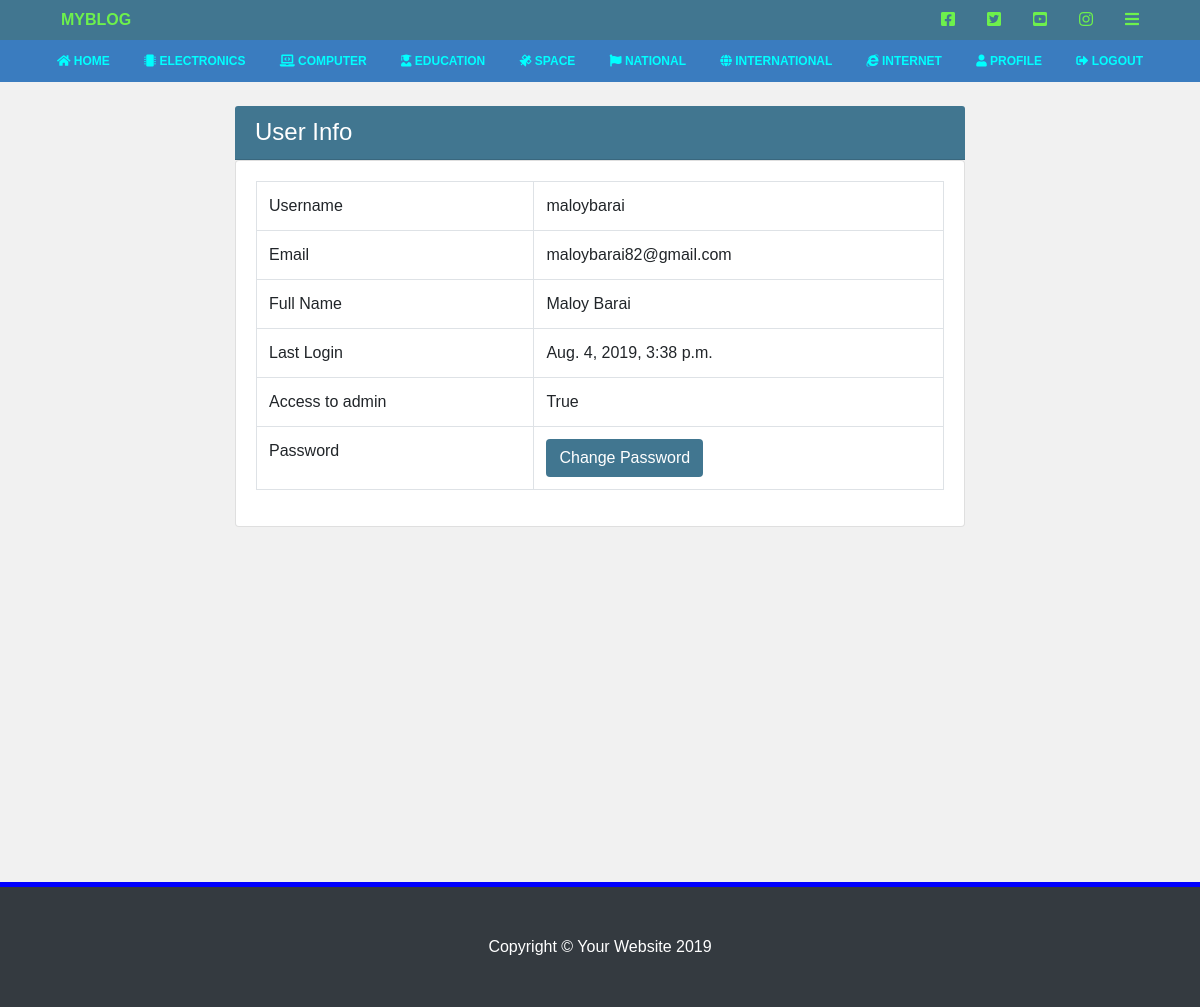
/accounts/profile/ (signed in), run on the app's committed database.
### blog/models.py (models this page shows)
class Category(models.Model):
	name = models.CharField(max_length=100)
	icon = models.CharField(max_length=50, null=True)
	def __str__(self): return self.name

### blog/views.py (the view)
# urls.py: path('accounts/profile/', views.profile, name='profile'),
def profile(request):
    if not request.user.is_authenticated:
        return redirect('/accounts/login/?next=/profile')
    context = request.context
    context['title'] = 'Your profile'
    return render(request, 'profile.html', context)

### blog/templates/profile.html (shortened to what this page needs)
{% extends 'layouts/main.html' %}
{% block main %}
  <div class="container main">
    <div class="row justify-content-center">
      <div class="col-md-8 my-4">
        <h4 class="bg-django card-header">User Info</h4>
          <div class="card mb-4">
            <div class="card-body">
              <table class="table table-bordered">
                <tr>
                  <td>Username</td>
                  <td>{{user.username}}</td>
                </tr>
                  <td>Email</td>
                  <td>{{user.email}}</td>
                  <td>Full Name</td>
                  <td>{{user.get_full_name}}</td>
                  <td>Last Login</td>
                  <td>{{user.last_login}}</td>
                <tr>
                  <td>Access to admin</td>
                  <td>{{user.is_staff}}</td>
                </tr>
                <tr>
                  <td>Password</td>
                  <td><a class="btn bg-django" href="{% url 'password_change' %}">Change Password</a></td>
                </tr>
              </table>
            </div>
          </div>
      </div>
    </div>
  </div>
{% endblock %}

### blog/templates/layouts/main.html
{% load static %}
<!DOCTYPE html>
<html lang="en">
  <head>
    {% include 'layouts/head.html' %}
  </head>
  <body>
    <header>
      {% include 'layouts/topheader.html' %}
      {% include 'layouts/btmheader.html' %}
    </header>
    {% block main %}
    {% endblock %}
    {% include 'layouts/footer.html' %}
  </body>
</html>

### blog/templates/layouts/head.html (shortened to what this page needs)
{% load static %}
<link href="{% static 'css/bootstrap.min.css' %}" rel="stylesheet">
<link href="{% static 'css/style.css' %}" rel="stylesheet">
<link rel="stylesheet" href="https://use.fontawesome.com/releases/v5.10.1/css/all.css">
<link rel="stylesheet" href="https://use.fontawesome.com/releases/v5.10.1/css/v4-shims.css"

### blog/templates/layouts/topheader.html
<nav class="navbar-top mb-0">
  <div class="container">
    <ul class="d-flex justify-content-between px-0 mb-0">
      <li class="nav-item list-unstyled">
        <a class="nav-link logo" href="{% url 'index' %}">MYBLOG</a>
      </li>
      <li class="list-unstyled">
        <ul class="d-flex">
          <li class="nav-item list-unstyled">
            <a href="https://facebook.com" class="nav-link"><i class="fa fa-facebook-square"></i></a>
          </li>
          <li class="nav-item list-unstyled">
            <a href="https://twitter.com" class="nav-link"><i class="fa fa-twitter-square"></i></a>
          </li>
          <li class="nav-item list-unstyled">
            <a href="https://youtube.com" class="nav-link"><i class="fa fa-youtube-square"></i></a>
          </li>
          <li class="nav-item list-unstyled">
            <a href="https://instagram.com" class="nav-link"><i class="fa fa-instagram"></i></a>
          </li>
          <li class="nav-item list-unstyled">
            <a class="nav-link" href="#" data-target="#navbardrop" data-toggle="collapse">
              <i class="fas fa-bars"></i>
            </a>
          </li>
        </ul>
      </li>
    </ul>
  </div>
</nav>

### blog/templates/layouts/btmheader.html (shortened to what this page needs)
<nav class="navbar py-0 navbar-bottom navbar-expand-md">
  <div class="container">
    <div class="collapse py-1 navbar-collapse" id="navbardrop">
      <ul class="navbar-nav flex-wrap px-1 flex-row justify-content-between container-fluid">
        <li class="nav-item">
          <a class="nav-link text-center" href="{% url 'index' %}"><i class="fa fa-home"></i> HOME</a>
        </li>
        {% for category in categories %}
          <li class="nav-item">
            <a class="nav-link text-uppercase text-center" href="{% url 'category' category=category %}"><i class="{{category.icon}}"></i> {{category.name}}</a>
          </li>
        {% endfor %}
        {% if user.is_authenticated %}
          <li class="nav-item">
            <a class="nav-link text-center" href="{% url 'profile' %}"><i class="fa fa-user"></i> PROFILE</a>
          </li>
          <li class="nav-item">
            <a class="nav-link text-center" href="{% url 'logout' %}?next={% url 'index' %}"><i class="fa fa-sign-out"></i> LOGOUT</a>
          </li>
        {% endif %}
      </ul>
    </div>
  </div>
</nav>

### blog/templates/layouts/footer.html (shortened to what this page needs)
{% load static %}
<footer class="py-5 bg-dark" style="position: static; bottom: 0">
  <div class="container">
    <p class="m-0 text-center text-white">Copyright &copy; Your Website 2019</p>
  </div>
</footer>

### blog/static/css/style.css (style rules this page uses)
body { background: #f1f1f1; font-family: unset; }
.container.main { min-height: 100vh; }
.navbar-top { background: #417690; }
.navbar-top .nav-link { color: #6df14c!important; font-weight: bold!important; font-size: 16px; }
.navbar-bottom .nav-link { color: aqua!important; font-weight: bold!important; font-size: 12px; }
.navbar-bottom { background: #3a7cbf!important; }
footer { border-top: 5px solid blue; }
.bg-django { background: #417690!important; color: white!important; }

### data on the page
Category: name "ELECTRONICS"
Category: name "COMPUTER"
Category: name "EDUCATION"
Category: name "SPACE"
Category: name "NATIONAL"
Category: name "INTERNATIONAL"
Category: name "INTERNET"

### other printed values
{{ user.username }} "maloybarai"
{{ user.email }} "maloybarai82@gmail.com"
{{ user.get_full_name }} "Maloy Barai"
{{ user.last_login }} "Aug. 4, 2019, 3:38 p.m."
{{ user.is_staff }} "True"
